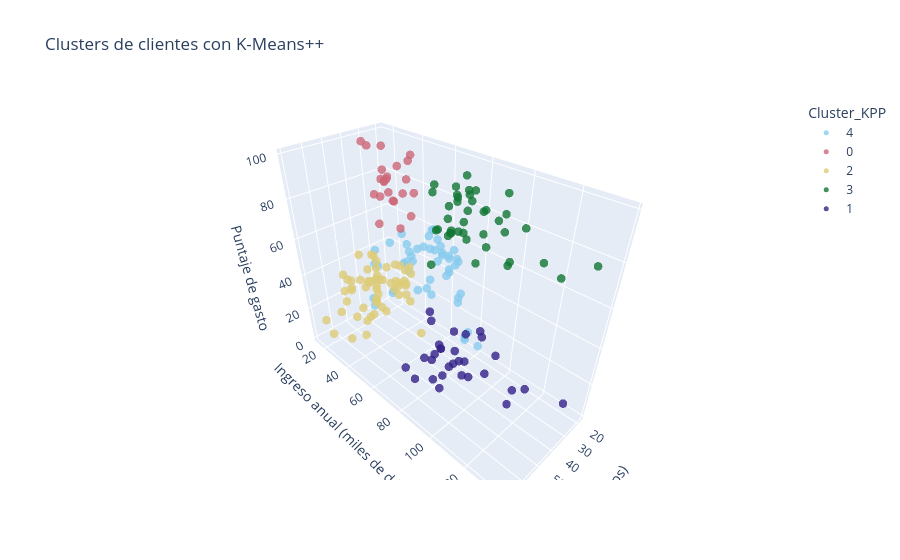

The notebook cell saved with this chart:
### Code cell
fig.update_traces(marker=dict(size=5))

### Figure 1 — Plotly figure (JSON) as saved in the notebook; plotly's stock layout.template omitted (floating-point values rounded to 4 significant figures)
{"data": [{"hovertemplate": "Cluster_KPP=4<br>Edad (años)=%{x}<br>Ingreso anual (miles de dólares)=%{y}<br>Puntaje de gasto=%{z}<extra></extra>", "legendgroup": "4", "marker": {"color": "rgb(136, 204, 238)", "opacity": 0.8, "size": 5, "symbol": "circle"}, "mode": "markers", "name": "4", "scene": "scene", "showlegend": true, "type": "scatter3d", "x": [19, 20, 31, 35, 37, 35, 35, 40, 36, 27, 29, 31, 33, 31, 27, 19, 18, 19, 32, 26, 40, 23, 38, 21, 22, 34, 18, 40, 32, 24, 27, 20, 23, 26, 21, 19, 38, 19, 18, 19, 27, 38, 23, 25, 20, 19, 28, 25, 19], "y": [15, 16, 17, 18, 20, 21, 24, 29, 37, 40, 40, 40, 42, 43, 46, 46, 48, 48, 48, 54, 54, 54, 54, 54, 57, 58, 59, 60, 60, 60, 60, 61, 62, 62, 62, 63, 64, 64, 65, 65, 67, 67, 70, 72, 73, 74, 76, 77, 81], "z": [39, 6, 40, 6, 13, 35, 35, 31, 26, 47, 42, 42, 60, 54, 51, 55, 59, 59, 47, 54, 48, 52, 55, 57, 55, 60, 41, 40, 42, 52, 50, 49, 41, 55, 42, 54, 42, 46, 48, 50, 56, 40, 29, 34, 5, 10, 40, 12, 5]}, {"hovertemplate": "Cluster_KPP=0<br>Edad (años)=%{x}<br>Ingreso anual (miles de dólares)=%{y}<br>Puntaje de gasto=%{z}<extra></extra>", "legendgroup": "0", "marker": {"color": "rgb(204, 102, 119)", "opacity": 0.8, "size": 5, "symbol": "circle"}, "mode": "markers", "name": "0", "scene": "scene", "showlegend": true, "type": "scatter3d", "x": [21, 23, 22, 23, 30, 35, 24, 22, 20, 35, 25, 31, 29, 35, 23, 21, 18, 21, 30, 20, 24, 31, 24], "y": [15, 16, 17, 18, 19, 19, 20, 20, 21, 23, 24, 25, 28, 28, 29, 30, 33, 33, 34, 37, 38, 39, 39], "z": [81, 77, 76, 94, 72, 99, 77, 79, 66, 98, 73, 73, 82, 61, 87, 73, 92, 81, 73, 75, 92, 61, 65]}, {"hovertemplate": "Cluster_KPP=2<br>Edad (años)=%{x}<br>Ingreso anual (miles de dólares)=%{y}<br>Puntaje de gasto=%{z}<extra></extra>", "legendgroup": "2", "marker": {"color": "rgb(221, 204, 119)", "opacity": 0.8, "size": 5, "symbol": "circle"}, "mode": "markers", "name": "2", "scene": "scene", "showlegend": true, "type": "scatter3d", "x": [64, 67, 58, 52, 46, 54, 45, 60, 53, 49, 42, 65, 48, 49, 50, 49, 59, 50, 47, 51, 69, 53, 70, 67, 54, 63, 43, 68, 70, 47, 60, 60, 59, 45, 49, 57, 67, 46, 48, 55, 50, 68, 48, 47, 48, 49, 67, 49, 66, 54, 68, 66, 65, 63, 49, 51, 50, 56], "y": [19, 19, 20, 23, 25, 28, 28, 30, 33, 33, 34, 38, 39, 39, 40, 42, 43, 43, 43, 44, 44, 46, 46, 47, 47, 48, 48, 48, 49, 49, 50, 50, 54, 54, 54, 54, 54, 54, 54, 57, 58, 59, 60, 60, 61, 62, 62, 62, 63, 63, 63, 63, 63, 65, 65, 67, 67, 79], "z": [3, 14, 15, 29, 5, 14, 32, 4, 4, 14, 17, 35, 36, 28, 55, 52, 60, 45, 41, 50, 46, 46, 56, 52, 59, 51, 50, 48, 55, 42, 49, 56, 47, 53, 42, 51, 41, 44, 46, 58, 46, 55, 49, 47, 42, 48, 59, 56, 50, 46, 43, 48, 52, 43, 59, 43, 57, 35]}, {"hovertemplate": "Cluster_KPP=3<br>Edad (años)=%{x}<br>Ingreso anual (miles de dólares)=%{y}<br>Puntaje de gasto=%{z}<extra></extra>", "legendgroup": "3", "marker": {"color": "rgb(17, 119, 51)", "opacity": 0.8, "size": 5, "symbol": "circle"}, "mode": "markers", "name": "3", "scene": "scene", "showlegend": true, "type": "scatter3d", "x": [40, 39, 31, 40, 38, 39, 31, 29, 32, 35, 32, 32, 28, 32, 34, 39, 38, 27, 30, 30, 29, 31, 36, 33, 32, 28, 36, 30, 27, 35, 32, 29, 30, 28, 36, 32, 38, 35, 32, 30], "y": [69, 69, 70, 71, 71, 71, 72, 73, 73, 74, 75, 76, 77, 77, 78, 78, 78, 78, 78, 78, 79, 81, 85, 86, 87, 87, 87, 88, 88, 93, 97, 98, 99, 101, 103, 103, 113, 120, 126, 137], "z": [58, 91, 77, 95, 75, 75, 71, 88, 73, 72, 93, 87, 97, 74, 90, 88, 76, 89, 78, 73, 83, 93, 75, 95, 63, 75, 92, 86, 69, 90, 86, 88, 97, 68, 85, 69, 91, 79, 74, 83]}, {"hovertemplate": "Cluster_KPP=1<br>Edad (años)=%{x}<br>Ingreso anual (miles de dólares)=%{y}<br>Puntaje de gasto=%{z}<extra></extra>", "legendgroup": "1", "marker": {"color": "rgb(51, 34, 136)", "opacity": 0.8, "size": 5, "symbol": "circle"}, "mode": "markers", "name": "1", "scene": "scene", "showlegend": true, "type": "scatter3d", "x": [43, 59, 47, 44, 57, 48, 34, 43, 44, 47, 37, 34, 50, 42, 36, 40, 36, 52, 58, 59, 37, 46, 41, 54, 41, 34, 33, 47, 45, 32], "y": [71, 71, 71, 73, 75, 77, 78, 78, 78, 78, 78, 78, 85, 86, 87, 87, 87, 88, 88, 93, 97, 98, 99, 101, 103, 103, 113, 120, 126, 137], "z": [35, 11, 9, 7, 5, 36, 22, 17, 20, 16, 1, 1, 26, 20, 27, 13, 10, 13, 15, 14, 32, 15, 39, 24, 17, 23, 8, 16, 28, 18]}], "layout": {"legend": {"title": {"text": "Cluster_KPP"}, "tracegroupgap": 0}, "scene": {"domain": {"x": [0.0, 1.0], "y": [0.0, 1.0]}, "xaxis": {"title": {"text": "Edad (años)"}}, "yaxis": {"title": {"text": "Ingreso anual (miles de dólares)"}}, "zaxis": {"title": {"text": "Puntaje de gasto"}}}, "title": {"text": "Clusters de clientes con K-Means++"}}}
